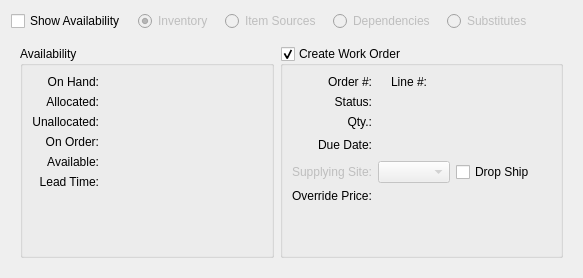
       <widget class="QWidget" name="supplyTab">
        <attribute name="title">
         <string>Suppl&amp;y</string>
        </attribute>
        <layout class="QGridLayout">
         <item row="0" column="0">
          <layout class="QVBoxLayout">
           <item>
            <layout class="QHBoxLayout">
             <property name="spacing">
              <number>12</number>
             </property>
             <item>
              <widget class="XCheckBox" name="_showAvailability">
               <property name="text">
                <string>Show Availability</string>
               </property>
              </widget>
             </item>
             <item>
              <widget class="QRadioButton" name="_inventoryButton">
               <property name="enabled">
                <bool>false</bool>
               </property>
               <property name="text">
                <string>Inventory</string>
               </property>
               <property name="checked">
                <bool>true</bool>
               </property>
              </widget>
             </item>
             <item>
              <widget class="QRadioButton" name="_itemSourcesButton">
               <property name="enabled">
                <bool>false</bool>
               </property>
               <property name="text">
                <string>Item Sources</string>
               </property>
              </widget>
             </item>
             <item>
              <widget class="QRadioButton" name="_dependenciesButton">
               <property name="enabled">
                <bool>false</bool>
               </property>
               <property name="text">
                <string>Dependencies</string>
               </property>
              </widget>
             </item>
             <item>
              <widget class="QRadioButton" name="_substitutesButton">
               <property name="enabled">
                <bool>false</bool>
               </property>
               <property name="text">
                <string>Substitutes</string>
               </property>
              </widget>
             </item>
             <item>
              <spacer>
               <property name="orientation">
                <enum>Qt::Horizontal</enum>
               </property>
               <property name="sizeHint" stdset="0">
                <size>
                 <width>40</width>
                 <height>20</height>
                </size>
               </property>
              </spacer>
             </item>
            </layout>
           </item>
           <item>
            <widget class="QStackedWidget" name="_availabilityStack">
             <property name="currentIndex">
              <number>0</number>
             </property>
             <widget class="QWidget" name="_inventoryPage">
              <layout class="QGridLayout">
               <item row="0" column="0">
                <widget class="QGroupBox" name="_availabilityGroup">
                 <property name="enabled">
                  <bool>true</bool>
                 </property>
                 <property name="maximumSize">
                  <size>
                   <width>16777215</width>
                   <height>16777215</height>
                  </size>
                 </property>
                 <property name="title">
                  <string>Availability</string>
                 </property>
                 <property name="checkable">
                  <bool>false</bool>
                 </property>
                 <layout class="QGridLayout">
                  <item row="0" column="0">
                   <layout class="QVBoxLayout">
                    <item>
                     <layout class="QGridLayout">
                      <item row="0" column="0">
                       <widget class="QLabel" name="_onHandLit">
                        <property name="text">
                         <string>On Hand:</string>
                        </property>
                        <property name="alignment">
                         <set>Qt::AlignRight|Qt::AlignTrailing|Qt::AlignVCenter</set>
                        </property>
                       </widget>
                      </item>
                      <item row="0" column="1">
                       <widget class="XLabel" name="_onHand">
                        <property name="minimumSize">
                         <size>
                          <width>80</width>
                          <height>0</height>
                         </size>
                        </property>
                        <property name="alignment">
                         <set>Qt::AlignRight|Qt::AlignTrailing|Qt::AlignVCenter</set>
                        </property>
                       </widget>
                      </item>
                      <item row="1" column="0">
                       <widget class="QLabel" name="_allocatedLit">
                        <property name="text">
                         <string>Allocated:</string>
                        </property>
                        <property name="alignment">
                         <set>Qt::AlignRight|Qt::AlignTrailing|Qt::AlignVCenter</set>
                        </property>
                       </widget>
                      </item>
                      <item row="1" column="1">
                       <widget class="XLabel" name="_allocated">
                        <property name="minimumSize">
                         <size>
                          <width>80</width>
                          <height>0</height>
                         </size>
                        </property>
                        <property name="alignment">
                         <set>Qt::AlignRight|Qt::AlignTrailing|Qt::AlignVCenter</set>
                        </property>
                       </widget>
                      </item>
                      <item row="2" column="0">
                       <widget class="QLabel" name="_unallocatedLit">
                        <property name="text">
                         <string>Unallocated:</string>
                        </property>
                        <property name="alignment">
                         <set>Qt::AlignRight|Qt::AlignTrailing|Qt::AlignVCenter</set>
                        </property>
                       </widget>
                      </item>
                      <item row="2" column="1">
                       <widget class="XLabel" name="_unallocated">
                        <property name="minimumSize">
                         <size>
                          <width>80</width>
                          <height>0</height>
                         </size>
                        </property>
                        <property name="alignment">
                         <set>Qt::AlignRight|Qt::AlignTrailing|Qt::AlignVCenter</set>
                        </property>
                       </widget>
                      </item>
                      <item row="3" column="0">
                       <widget class="QLabel" name="_onOrderLit">
                        <property name="text">
                         <string>On Order:</string>
                        </property>
                        <property name="alignment">
                         <set>Qt::AlignRight|Qt::AlignTrailing|Qt::AlignVCenter</set>
                        </property>
                       </widget>
                      </item>
                      <item row="3" column="1">
                       <widget class="XLabel" name="_onOrder">
                        <property name="minimumSize">
                         <size>
                          <width>80</width>
                          <height>0</height>
                         </size>
                        </property>
                        <property name="alignment">
                         <set>Qt::AlignRight|Qt::AlignTrailing|Qt::AlignVCenter</set>
                        </property>
                       </widget>
                      </item>
                      <item row="4" column="0">
                       <widget class="QLabel" name="_availableLit">
                        <property name="text">
                         <string>Available:</string>
                        </property>
                        <property name="alignment">
                         <set>Qt::AlignRight|Qt::AlignTrailing|Qt::AlignVCenter</set>
                        </property>
                       </widget>
                      </item>
                      <item row="4" column="1">
                       <widget class="XLabel" name="_available">
                        <property name="minimumSize">
                         <size>
                          <width>80</width>
                          <height>0</height>
                         </size>
                        </property>
                        <property name="alignment">
                         <set>Qt::AlignRight|Qt::AlignTrailing|Qt::AlignVCenter</set>
                        </property>
                       </widget>
                      </item>
                      <item row="5" column="0">
                       <widget class="QLabel" name="_leadtimeLit">
                        <property name="text">
                         <string>Lead Time:</string>
                        </property>
                        <property name="alignment">
                         <set>Qt::AlignRight|Qt::AlignTrailing|Qt::AlignVCenter</set>
                        </property>
                       </widget>
                      </item>
                      <item row="5" column="1">
                       <widget class="QLabel" name="_leadtime">
                        <property name="minimumSize">
                         <size>
                          <width>80</width>
                          <height>0</height>
                         </size>
                        </property>
                        <property name="alignment">
                         <set>Qt::AlignRight|Qt::AlignTrailing|Qt::AlignVCenter</set>
                        </property>
                       </widget>
                      </item>
                     </layout>
                    </item>
                    <item>
                     <spacer>
                      <property name="orientation">
                       <enum>Qt::Vertical</enum>
                      </property>
                      <property name="sizeHint" stdset="0">
                       <size>
                        <width>20</width>
                        <height>0</height>
                       </size>
                      </property>
                     </spacer>
                    </item>
                   </layout>
                  </item>
                  <item row="0" column="1">
                   <spacer>
                    <property name="orientation">
                     <enum>Qt::Horizontal</enum>
                    </property>
                    <property name="sizeHint" stdset="0">
                     <size>
                      <width>0</width>
                      <height>20</height>
                     </size>
                    </property>
                   </spacer>
                  </item>
                 </layout>
                </widget>
               </item>
               <item row="0" column="1">
                <widget class="QGroupBox" name="_createSupplyOrder">
                 <property name="title">
                  <string>Create Work Order</string>
                 </property>
                 <property name="checkable">
                  <bool>true</bool>
                 </property>
                 <layout class="QGridLayout">
                  <item row="0" column="0">
                   <layout class="QHBoxLayout">
                    <item>
                     <layout class="QVBoxLayout">
                      <item>
                       <layout class="QGridLayout">
                        <item row="2" column="0">
                         <widget class="QLabel" name="_supplyOrderQtyLit">
                          <property name="text">
                           <string>Qty.:</string>
                          </property>
                          <property name="alignment">
                           <set>Qt::AlignRight|Qt::AlignTrailing|Qt::AlignVCenter</set>
                          </property>
                          <property name="buddy">
                           <cstring>_supplyOrderQty</cstring>
                          </property>
                         </widget>
                        </item>
                        <item row="0" column="0">
                         <widget class="QLabel" name="_supplyOrderLit">
                          <property name="text">
                           <string>Order #:</string>
                          </property>
                          <property name="alignment">
                           <set>Qt::AlignRight|Qt::AlignTrailing|Qt::AlignVCenter</set>
                          </property>
                         </widget>
                        </item>
                        <item row="0" column="1">
                         <layout class="QHBoxLayout" name="_2">
                          <item>
                           <widget class="XLabel" name="_supplyOrder">
                            <property name="maximumSize">
                             <size>
                              <width>80</width>
                              <height>32767</height>
                             </size>
                            </property>
                            <property name="alignment">
                             <set>Qt::AlignRight|Qt::AlignTrailing|Qt::AlignVCenter</set>
                            </property>
                           </widget>
                          </item>
                          <item>
                           <widget class="QLabel" name="_supplyOrderLineLit">
                            <property name="text">
                             <string>Line #:</string>
                            </property>
                            <property name="alignment">
                             <set>Qt::AlignRight|Qt::AlignTrailing|Qt::AlignVCenter</set>
                            </property>
                           </widget>
                          </item>
                          <item>
                           <widget class="XLabel" name="_supplyOrderLine">
                            <property name="maximumSize">
                             <size>
                              <width>80</width>
                              <height>32767</height>
                             </size>
                            </property>
                            <property name="alignment">
                             <set>Qt::AlignRight|Qt::AlignTrailing|Qt::AlignVCenter</set>
                            </property>
                           </widget>
                          </item>
                          <item>
                           <spacer>
                            <property name="orientation">
                             <enum>Qt::Horizontal</enum>
                            </property>
                            <property name="sizeHint" stdset="0">
                             <size>
                              <width>0</width>
                              <height>0</height>
                             </size>
                            </property>
                           </spacer>
                          </item>
                         </layout>
                        </item>
                        <item row="2" column="1">
                         <layout class="QHBoxLayout">
                          <item>
                           <widget class="XLabel" name="_supplyOrderQty">
                            <property name="alignment">
                             <set>Qt::AlignRight|Qt::AlignTrailing|Qt::AlignVCenter</set>
                            </property>
                           </widget>
                          </item>
                         </layout>
                        </item>
                        <item row="3" column="1">
                         <layout class="QHBoxLayout">
                          <item>
                           <widget class="DLineEdit" name="_supplyOrderDueDate">
                            <property name="enabled">
                             <bool>false</bool>
                            </property>
                           </widget>
                          </item>
                          <item>
                           <spacer>
                            <property name="orientation">
                             <enum>Qt::Horizontal</enum>
                            </property>
                            <property name="sizeHint" stdset="0">
                             <size>
                              <width>0</width>
                              <height>20</height>
                             </size>
                            </property>
                           </spacer>
                          </item>
                         </layout>
                        </item>
                        <item row="3" column="0">
                         <widget class="QLabel" name="_supplyOrderDueDateLit">
                          <property name="text">
                           <string>Due Date:</string>
                          </property>
                          <property name="alignment">
                           <set>Qt::AlignRight|Qt::AlignTrailing|Qt::AlignVCenter</set>
                          </property>
                          <property name="buddy">
                           <cstring>_supplyOrderDueDate</cstring>
                          </property>
                         </widget>
                        </item>
                        <item row="1" column="0">
                         <widget class="QLabel" name="_supplyOrderStatusLit">
                          <property name="text">
                           <string>Status:</string>
                          </property>
                          <property name="alignment">
                           <set>Qt::AlignRight|Qt::AlignTrailing|Qt::AlignVCenter</set>
                          </property>
                         </widget>
                        </item>
                        <item row="1" column="1">
                         <widget class="QLabel" name="_supplyOrderStatus">
                          <property name="sizePolicy">
                           <sizepolicy hsizetype="Expanding" vsizetype="Preferred">
                            <horstretch>0</horstretch>
                            <verstretch>0</verstretch>
                           </sizepolicy>
                          </property>
                          <property name="alignment">
                           <set>Qt::AlignLeading|Qt::AlignLeft|Qt::AlignVCenter</set>
                          </property>
                         </widget>
                        </item>
                        <item row="4" column="0">
                         <widget class="QLabel" name="_supplyWarehouseLit">
                          <property name="enabled">
                           <bool>false</bool>
                          </property>
                          <property name="text">
                           <string>Supplying Site:</string>
                          </property>
                          <property name="alignment">
                           <set>Qt::AlignRight|Qt::AlignTrailing|Qt::AlignVCenter</set>
                          </property>
                          <property name="buddy">
                           <cstring>_supplyWarehouse</cstring>
                          </property>
                         </widget>
                        </item>
                        <item row="4" column="1">
                         <layout class="QHBoxLayout">
                          <item>
                           <widget class="WComboBox" name="_supplyWarehouse">
                            <property name="enabled">
                             <bool>false</bool>
                            </property>
                            <property name="type">
                             <enum>WComboBox::Supply</enum>
                            </property>
                           </widget>
                          </item>
                          <item>
                           <widget class="QCheckBox" name="_supplyDropShip">
                            <property name="text">
                             <string>Drop Ship</string>
                            </property>
                           </widget>
                          </item>
                          <item>
                           <spacer>
                            <property name="orientation">
                             <enum>Qt::Horizontal</enum>
                            </property>
                            <property name="sizeHint" stdset="0">
                             <size>
                              <width>0</width>
                              <height>20</height>
                             </size>
                            </property>
                           </spacer>
                          </item>
                         </layout>
                        </item>
                        <item row="5" column="0">
                         <widget class="QLabel" name="_supplyOverridePriceLit">
                          <property name="text">
                           <string>Override Price:</string>
                          </property>
                          <property name="buddy">
                           <cstring>_supplyOverridePrice</cstring>
                          </property>
                         </widget>
                        </item>
                        <item row="5" column="1">
                         <widget class="CurrCluster" name="_supplyOverridePrice">
                          <property name="format">
                           <enum>CurrDisplay::Cost</enum>
                          </property>
                          <property name="currencyEditable" stdset="0">
                           <bool>false</bool>
                          </property>
                          <property name="currencyVisible">
                           <bool>false</bool>
                          </property>
                          <property name="enabled">
                           <bool>true</bool>
                          </property>
                         </widget>
                        </item>
                       </layout>
                      </item>
                      <item>
                       <spacer>
                        <property name="orientation">
                         <enum>Qt::Vertical</enum>
                        </property>
                        <property name="sizeHint" stdset="0">
                         <size>
                          <width>259</width>
                          <height>16</height>
                         </size>
                        </property>
                       </spacer>
                      </item>
                     </layout>
                    </item>
                    <item>
                     <spacer>
                      <property name="orientation">
                       <enum>Qt::Horizontal</enum>
                      </property>
                      <property name="sizeHint" stdset="0">
                       <size>
                        <width>0</width>
                        <height>121</height>
                       </size>
                      </property>
                     </spacer>
                    </item>
                   </layout>
                  </item>
                 </layout>
                </widget>
               </item>
              </layout>
             </widget>
             <widget class="QWidget" name="_itemSourcesPage">
              <layout class="QHBoxLayout" name="horizontalLayout_2">
               <item>
                <widget class="XTreeWidget" name="_itemsrcp">
                 <property name="enabled">
                  <bool>false</bool>
                 </property>
                </widget>
               </item>
              </layout>
             </widget>
             <widget class="QWidget" name="_dependenciesPage">
              <layout class="QGridLayout">
               <item row="0" column="0">
                <layout class="QVBoxLayout">
                 <property name="spacing">
                  <number>0</number>
                 </property>
                 <item>
                  <widget class="XCheckBox" name="_showIndented">
                   <property name="enabled">
                    <bool>false</bool>
                   </property>
                   <property name="focusPolicy">
                    <enum>Qt::NoFocus</enum>
                   </property>
                   <property name="text">
                    <string>Show dependencies as Indented BOM</string>
                   </property>
                  </widget>
                 </item>
                 <item>
                  <widget class="XTreeWidget" name="_availability">
                   <property name="enabled">
                    <bool>false</bool>
                   </property>
                   <property name="focusPolicy">
                    <enum>Qt::NoFocus</enum>
                   </property>
                   <property name="rootIsDecorated">
                    <bool>true</bool>
                   </property>
                  </widget>
                 </item>
                </layout>
               </item>
              </layout>
             </widget>
             <widget class="QWidget" name="_substitutesPage">
              <layout class="QHBoxLayout" name="horizontalLayout_6">
               <item>
                <widget class="XTreeWidget" name="_subs">
                 <property name="enabled">
                  <bool>false</bool>
                 </property>
                 <property name="sizePolicy">
                  <sizepolicy hsizetype="Expanding" vsizetype="Expanding">
                   <horstretch>0</horstretch>
                   <verstretch>0</verstretch>
                  </sizepolicy>
                 </property>
                 <property name="minimumSize">
                  <size>
                   <width>0</width>
                   <height>100</height>
                  </size>
                 </property>
                </widget>
               </item>
              </layout>
             </widget>
            </widget>
           </item>
          </layout>
         </item>
        </layout>
       </widget>
